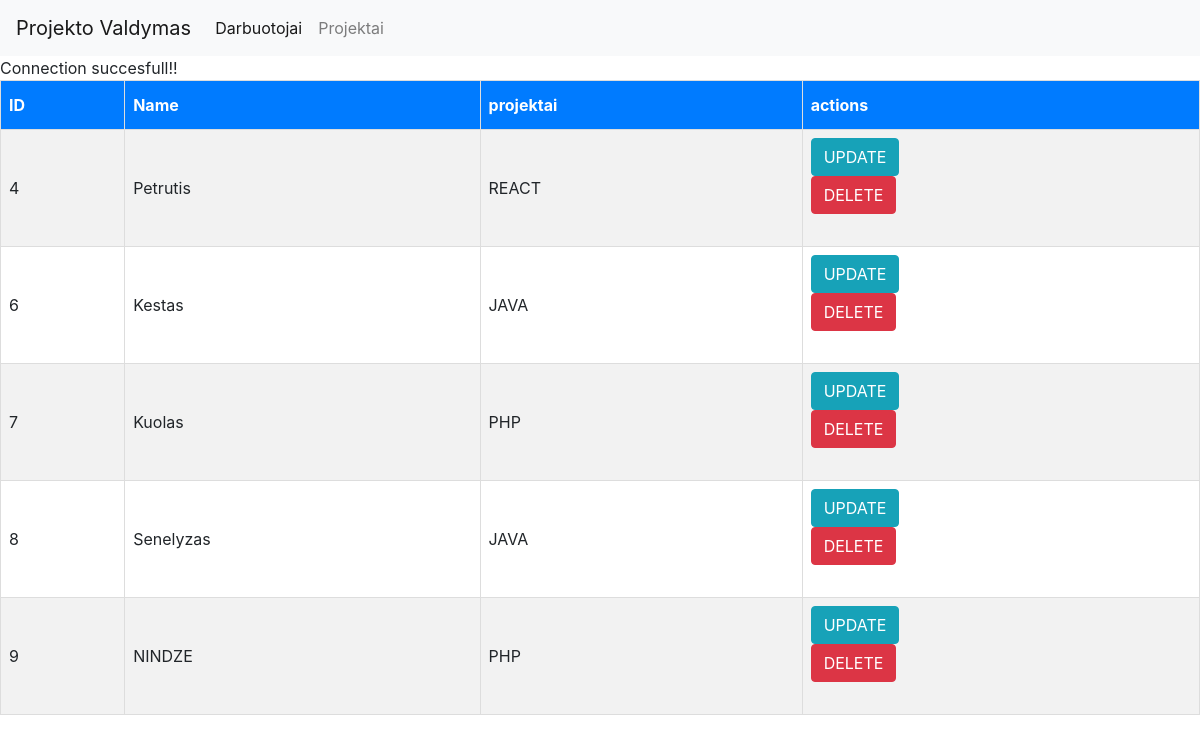
The page / on the database its author committed.
### tables this page shows
CREATE TABLE `darbuotojai` (
  `iddarbuotojai` int(11) NOT NULL,
  `vardas` varchar(45) DEFAULT NULL,
  `projektai` varchar(50) DEFAULT NULL,
  `actions` varchar(50) DEFAULT NULL,
  `idprojektai` varchar(50) DEFAULT NULL
);

### index.php (the view, shortened to what this page needs)
<!DOCTYPE html>
<html lang="en">
<head>
    <link rel="stylesheet" href="index.css">
    <link rel="stylesheet" href="https://stackpath.bootstrapcdn.com/bootstrap/4.5.0/css/bootstrap.min.css">
</head>
<body>
<nav class="navbar navbar-expand-lg navbar-light bg-light">
  <a class="navbar-brand" href="#">Projekto Valdymas</a>
  <div class="collapse navbar-collapse" id="navbarNav">
    <ul class="navbar-nav">
      <li class="nav-item active">
        <a class="nav-link" href="#">Darbuotojai <span class="sr-only">(current)</span></a>
      </li>
      <li class="nav-item">
        <a class="nav-link" href="projektai.php">Projektai</a>
      </li>
    </ul>
  </div>
</nav>
<?php include "connection.php" ?>
<?php
$sql = "SELECT iddarbuotojai, vardas, projektai,actions FROM darbuotojai";
$result = $conn->query($sql);
print('<table><th>ID</th><th>Name</th><th>projektai</th><th>actions</th>');
if ($result->num_rows > 0) {
  while($row = $result->fetch_assoc()) {
    echo "<tr><td>" . $row["iddarbuotojai"]." " ."</td><td>" .
    $row["vardas"]. " " ."  </td><td>"  .
    $row["projektai"]. "  </td><td>".
    $row["actions"].
    '<form  action="update.php" method="">
    <input class="btn btn-info" type="submit" name="submit" value="UPDATE">
    </form>' .
    '
    <form  action="delete.php" method="">
    <input class="btn btn-danger" type="submit" name="submit" value="DELETE">
    </form>' ."<br>";
  }
} else {
  echo "0 results";
}
print("</table>");
?>
</body>
</html>

### connection.php
<?php
   $conn = mysqli_connect('localhost', 'root', 'mysql', 'projectsworkers');
   if ($conn) {
      echo "Connection succesfull!!";
   } else {
    die("Database connection failed");
   }
?>

### index.css (style rules this page uses)
table { border-collapse: collapse; width: 100%; }
table td, table th { border: 1px solid #ddd; padding: 8px; }
table tr:nth-child(even) { background-color: #f2f2f2; }
table th { padding-top: 12px; padding-bottom: 12px; text-align: left; background-color: #007BFF; color: white; }

### rows shown on the page
darbuotojai: iddarbuotojai "4", vardas "Petrutis", projektai "REACT"
darbuotojai: iddarbuotojai "6", vardas "Kestas", projektai "JAVA"
darbuotojai: iddarbuotojai "7", vardas "Kuolas", projektai "PHP"
darbuotojai: iddarbuotojai "8", vardas "Senelyzas", projektai "JAVA"
darbuotojai: iddarbuotojai "9", vardas "NINDZE", projektai "PHP"
